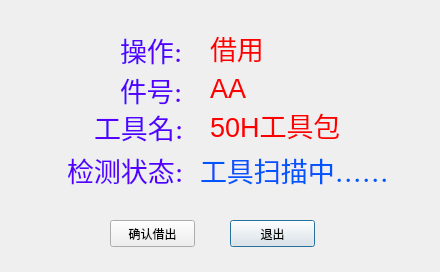
<?xml version="1.0" encoding="UTF-8"?>
<ui version="4.0">
 <class>ToolBorrowAndReturn</class>
 <widget class="QDialog" name="ToolBorrowAndReturn">
  <property name="geometry">
   <rect>
    <x>0</x>
    <y>0</y>
    <width>440</width>
    <height>272</height>
   </rect>
  </property>
  <property name="windowTitle">
   <string>Dialog</string>
  </property>
  <widget class="QLabel" name="oplb">
   <property name="geometry">
    <rect>
     <x>210</x>
     <y>23</y>
     <width>151</width>
     <height>51</height>
    </rect>
   </property>
   <property name="text">
    <string>&lt;html&gt;&lt;head/&gt;&lt;body&gt;&lt;p&gt;&lt;span style=&quot; font-size:20pt; color:#ff0000;&quot;&gt;借用&lt;/span&gt;&lt;/p&gt;&lt;/body&gt;&lt;/html&gt;</string>
   </property>
  </widget>
  <widget class="QLabel" name="lb1_2">
   <property name="geometry">
    <rect>
     <x>120</x>
     <y>70</y>
     <width>91</width>
     <height>41</height>
    </rect>
   </property>
   <property name="font">
    <font>
     <family>Noto Sans [unknown]</family>
    </font>
   </property>
   <property name="text">
    <string>&lt;html&gt;&lt;head/&gt;&lt;body&gt;&lt;p&gt;&lt;span style=&quot; font-size:20pt; color:#5500ff;&quot;&gt;件号:&lt;/span&gt;&lt;/p&gt;&lt;/body&gt;&lt;/html&gt;</string>
   </property>
  </widget>
  <widget class="QLabel" name="lb1_5">
   <property name="geometry">
    <rect>
     <x>94</x>
     <y>107</y>
     <width>91</width>
     <height>41</height>
    </rect>
   </property>
   <property name="font">
    <font>
     <family>Noto Sans [unknown]</family>
    </font>
   </property>
   <property name="text">
    <string>&lt;html&gt;&lt;head/&gt;&lt;body&gt;&lt;p&gt;&lt;span style=&quot; font-size:20pt; color:#5500ff;&quot;&gt;工具名:&lt;/span&gt;&lt;/p&gt;&lt;/body&gt;&lt;/html&gt;</string>
   </property>
  </widget>
  <widget class="QLabel" name="lb1_3">
   <property name="geometry">
    <rect>
     <x>67</x>
     <y>150</y>
     <width>131</width>
     <height>41</height>
    </rect>
   </property>
   <property name="font">
    <font>
     <family>Noto Sans [unknown]</family>
    </font>
   </property>
   <property name="text">
    <string>&lt;html&gt;&lt;head/&gt;&lt;body&gt;&lt;p&gt;&lt;span style=&quot; font-size:20pt; color:#5500ff;&quot;&gt;检测状态:&lt;/span&gt;&lt;/p&gt;&lt;/body&gt;&lt;/html&gt;</string>
   </property>
  </widget>
  <widget class="QLabel" name="lb1_4">
   <property name="geometry">
    <rect>
     <x>200</x>
     <y>150</y>
     <width>211</width>
     <height>41</height>
    </rect>
   </property>
   <property name="font">
    <font>
     <family>Noto Sans [unknown]</family>
    </font>
   </property>
   <property name="text">
    <string>&lt;html&gt;&lt;head/&gt;&lt;body&gt;&lt;p&gt;&lt;span style=&quot; font-size:20pt; color:#0055ff;&quot;&gt;工具扫描中……&lt;/span&gt;&lt;/p&gt;&lt;/body&gt;&lt;/html&gt;</string>
   </property>
  </widget>
  <widget class="QLabel" name="lb1">
   <property name="geometry">
    <rect>
     <x>120</x>
     <y>30</y>
     <width>91</width>
     <height>41</height>
    </rect>
   </property>
   <property name="font">
    <font>
     <family>Noto Sans [unknown]</family>
    </font>
   </property>
   <property name="text">
    <string>&lt;html&gt;&lt;head/&gt;&lt;body&gt;&lt;p&gt;&lt;span style=&quot; font-size:20pt; color:#5500ff;&quot;&gt;操作:&lt;/span&gt;&lt;/p&gt;&lt;/body&gt;&lt;/html&gt;</string>
   </property>
  </widget>
  <widget class="QLabel" name="oplb_2">
   <property name="geometry">
    <rect>
     <x>210</x>
     <y>63</y>
     <width>151</width>
     <height>51</height>
    </rect>
   </property>
   <property name="text">
    <string>&lt;html&gt;&lt;head/&gt;&lt;body&gt;&lt;p&gt;&lt;span style=&quot; font-size:20pt; color:#ff0000;&quot;&gt;AA&lt;/span&gt;&lt;/p&gt;&lt;/body&gt;&lt;/html&gt;</string>
   </property>
  </widget>
  <widget class="QPushButton" name="pushButton_2">
   <property name="geometry">
    <rect>
     <x>230</x>
     <y>220</y>
     <width>85</width>
     <height>27</height>
    </rect>
   </property>
   <property name="text">
    <string>退出</string>
   </property>
  </widget>
  <widget class="QPushButton" name="opbtn">
   <property name="geometry">
    <rect>
     <x>110</x>
     <y>220</y>
     <width>85</width>
     <height>27</height>
    </rect>
   </property>
   <property name="text">
    <string>确认借出</string>
   </property>
  </widget>
  <widget class="QLabel" name="oplb_3">
   <property name="geometry">
    <rect>
     <x>210</x>
     <y>100</y>
     <width>151</width>
     <height>51</height>
    </rect>
   </property>
   <property name="text">
    <string>&lt;html&gt;&lt;head/&gt;&lt;body&gt;&lt;p&gt;&lt;span style=&quot; font-size:20pt; color:#ff0000;&quot;&gt;50H工具包&lt;/span&gt;&lt;/p&gt;&lt;/body&gt;&lt;/html&gt;</string>
   </property>
  </widget>
 </widget>
 <resources/>
 <connections/>
</ui>
